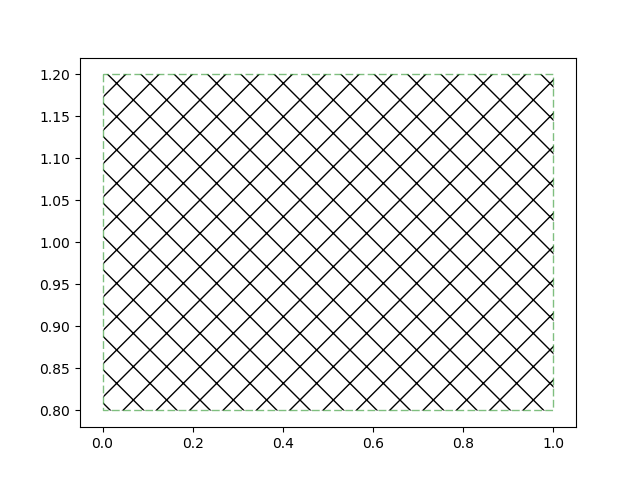

Recreate this plot in Python.
#!/usr/bin/python

import numpy as np
import matplotlib.pyplot as plt

DiffCoeff = 1.0
DiffLamb1 = 0.8
DiffLamb2 = 0.9
DiffLamb3 = 1.2
D_aux = np.array([DiffCoeff, DiffLamb1, DiffLamb2, DiffLamb3])
D_err_min = D_aux.mean() - D_aux.min()
D_err_max = D_aux.max()  - D_aux.mean()

fig, ax = plt.subplots()

Npoints=10
XX = np.linspace(0,1, num=Npoints)
YY = DiffCoeff  *np.ones(Npoints)
Y1 = D_aux.min()*np.ones(Npoints)
Y2 = D_aux.max()*np.ones(Npoints)
print D_aux
###   ax.axhline(y=D_aux.max(), color='k')
###   ax.axhline(y=D_aux.min(), color='k')
#ax.fill_between(XX, Y1, Y2, where=Y2 >= Y1, facecolor='red', interpolate=True)
#ax.axhline(y=DiffCoeff, color='k')
ax.fill_between(XX, Y1, Y2, facecolor="white", alpha=0.5, hatch="x", edgecolor='g', linestyle='dashed') #, facecolor='green', alpha=0.5, transform=trans)
######## ax.fill_between(XX, Y1, Y2, color="none", alpha=0.5, linestyle='dashed', hatch="x", edgecolor='g') #, facecolor='green', alpha=0.5, transform=trans)
#ax.fill_between(XX, 0, 1 ) #, where=y < -theta, facecolor='red', alpha=0.5, transform=trans)
fig.savefig("fill_between.png")
plt.show()

